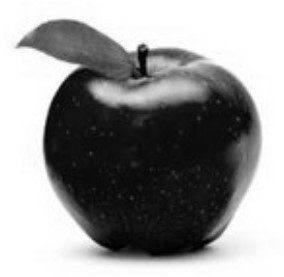
#> input picture data2/apple_th.jpg, 284 x 277 px, found by its file name
$ python exTrheshold.py
#> lines starting #> are read from the running program, lines starting #| are printed output that depends on the picture; after the words box and inside, x2 and y2 are one past the last pixel; in counts of white or black regions, pixels touching at a corner belong together
### 0906_excode/hist_func.py
import cv2, sys
import matplotlib.pyplot as plt

def hist_gray(src):
    hist = cv2.calcHist([src], [0], None, [256], [0,256])
    plt.plot(hist)
    plt.show()

### 0906_excode/exTrheshold.py
import cv2, sys
import matplotlib.pyplot as plt
import hist_func
# 히스토그램 함수

src = cv2.imread('data2/apple_th.jpg', cv2.IMREAD_GRAYSCALE)
#> src is the input picture: shape (277, 284); min 0, max 255, mean 150.5

if src is None:
    sys.exit('image load failed')

# src의 히스토그램
hist_func.hist_gray(src)
#> in hist_gray, `hist = cv2.calcHist([src], [0], None, [256], [0,256])`: hist = 256 values, max 17946 at index 255, min 11 at index 0, mean 307.3
#> in hist_gray, `plt.show()`:
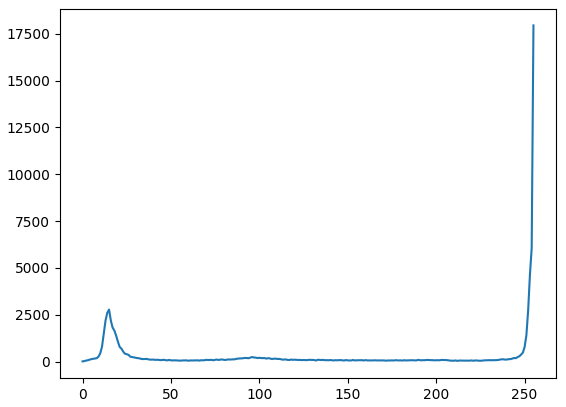
#> figure drawn by matplotlib, 1 panel; curve peaks at x = 255, y = 17946

# threshold 함수를 이용해서 흑과 백으로 나눈다
ret, src_th = cv2.threshold(src, 50, 255, cv2.THRESH_BINARY)
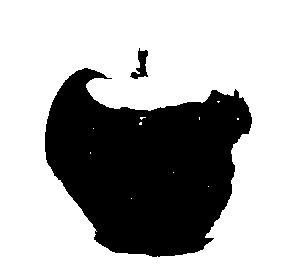
#> src_th: shape (277, 284); 67% white; 2 black regions, box (x1, y1, x2, y2) and area: (45, 68, 252, 257) 25701, (130, 48, 148, 79) 256
print(ret)
cv2.imshow('src', src)
cv2.imshow('src_th', src_th)
cv2.waitKey()
cv2.destroyAllWindows()
